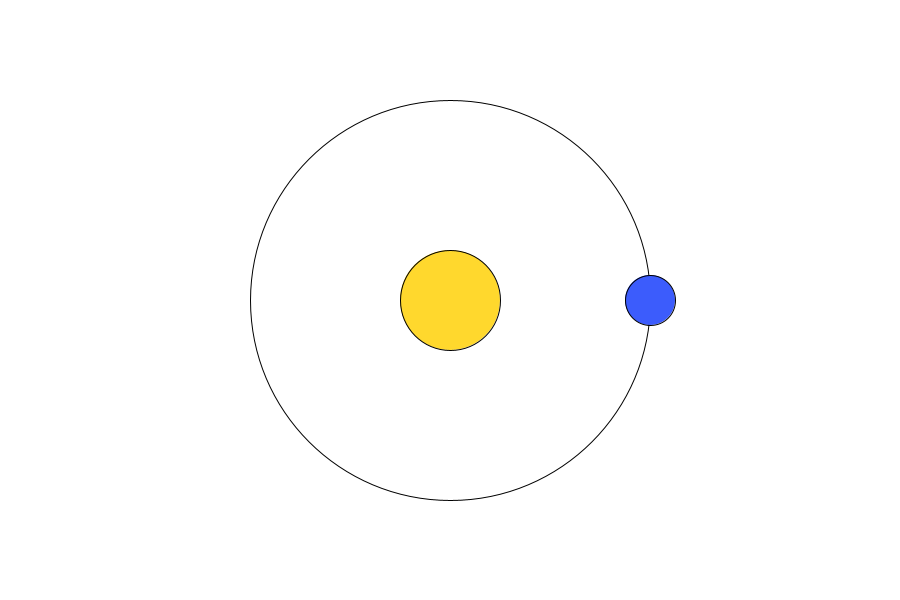
Frame 1 (no input)
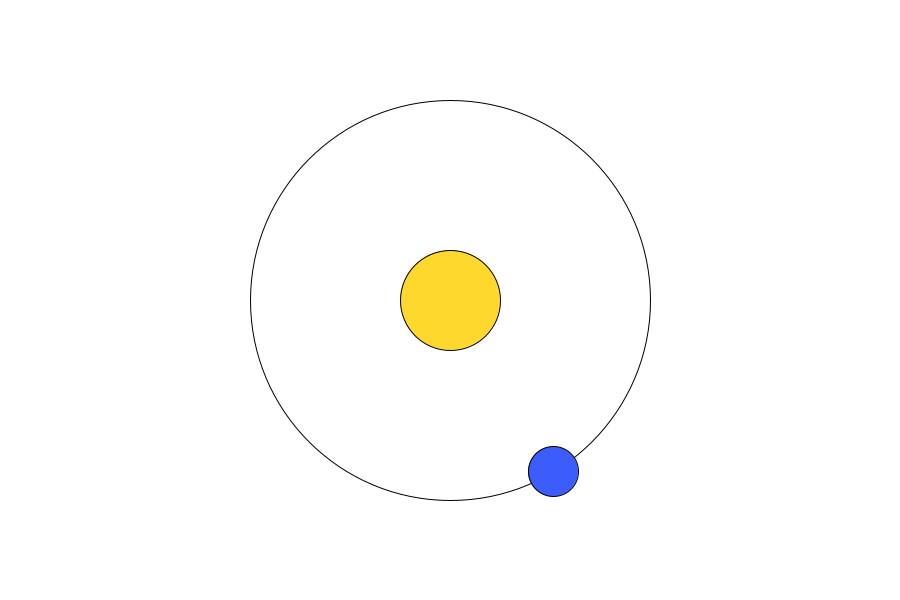
Frame 60 (the mouse pressed at the canvas centre just before this capture)
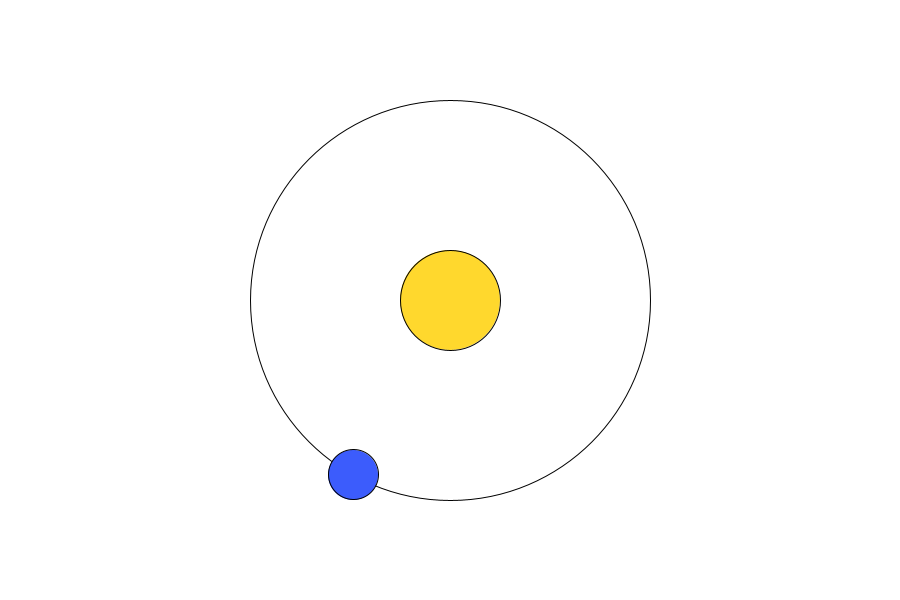
Frame 120 (the mouse held since frame 60 and released just before this capture)

The Processing sketch that drew these frames (run headless with seeded random() and noise(); from frame 60 on, the mouse is pressed at the canvas centre):

// Processing sketch: TrigLab
// ── TrigLab.pde
float x;
float y;
float radius = 200;
float theta = 0;

void setup() {
  size(900, 600);
  background(255);

  x = width/2;
  y = height/2;
}

void draw() {
  background(255);

  //stationary circle
  fill(255);
  circle(x, y, radius);

  //sun
  fill(255, 216, 45);
  circle(x, y, radius/4);
  
  earth();
}

void circle(float x, float y, float radius) {
  ellipse(x, y, 2*radius, 2*radius);
}

void earth() {
  fill(60, 92, 252);
  circle(width/2+radius*cos(radians(theta)), height/2+radius*sin(radians(theta)), radius/8);
  theta++;
}

void moon(){
  
}
